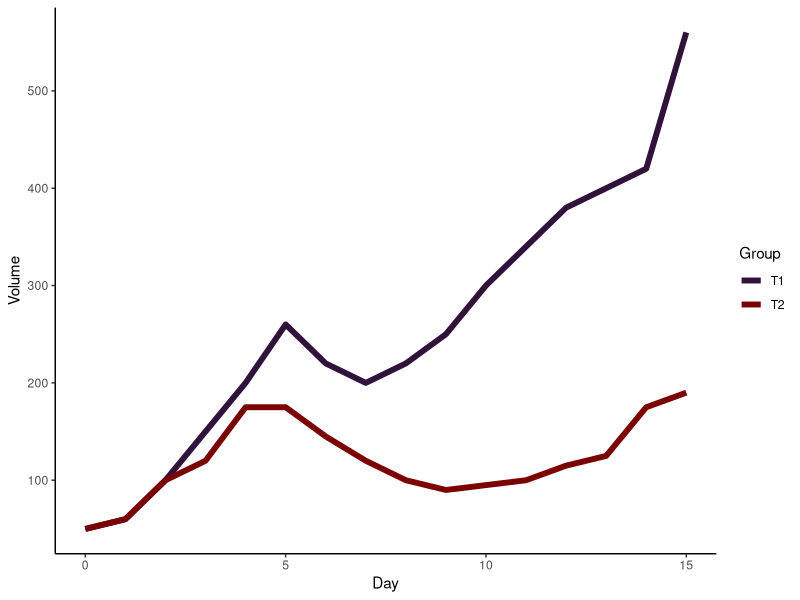
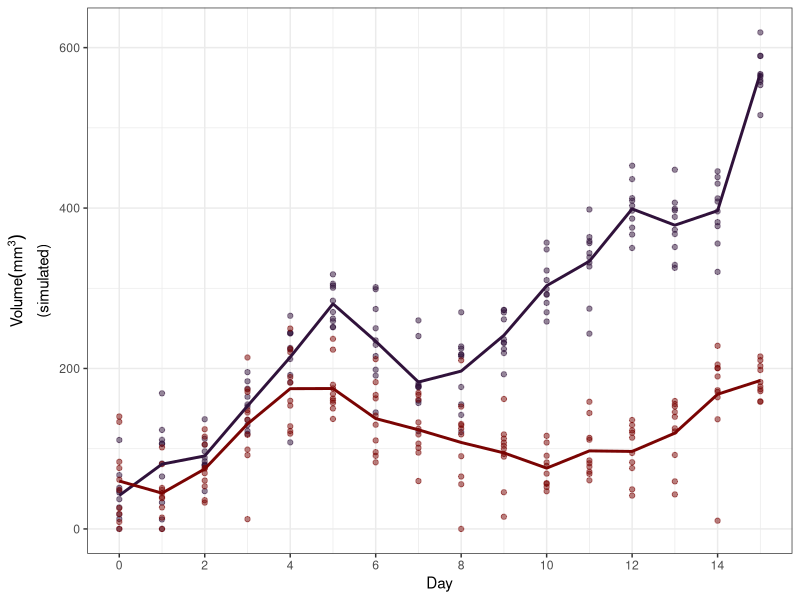
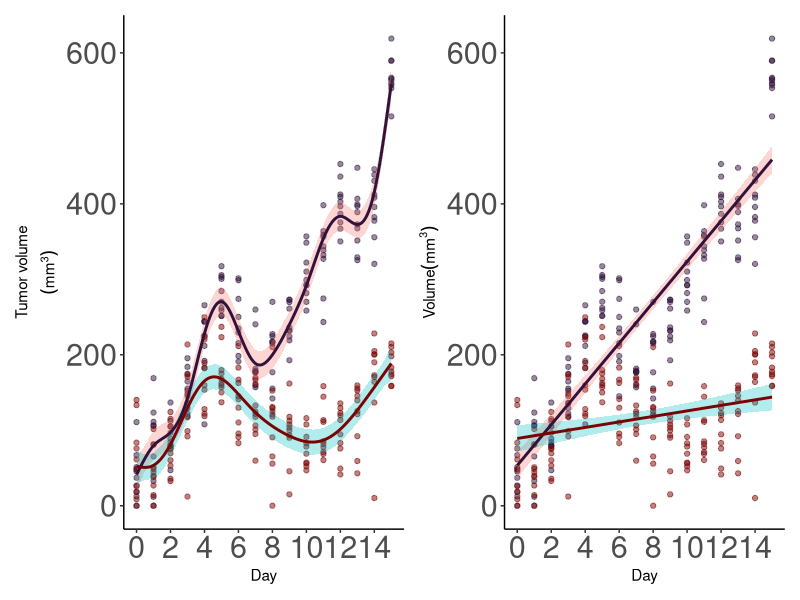

Write the R code that produced these figures, in order. (Note: this script raises an error after producing the figures.)
## Data follows the trends from:
## A Near-Infrared Phosphorescent
## Nanoprobe Enables Quantitative, Longitudinal Imaging of
## Tumor Hypoxia Dynamics during Radiotherapy
## --
## Zheng et. al.
## doi: 10.1158/0008-5472.CAN-19-0530

# required libraries
library(here)
library(ggplot2)
library(tidyverse)
library(mgcv)
library(patchwork)
library(viridis)
#####
data<-read.csv(here("data","tumor_data.csv")) #read data, mean tumor volume trend
data$Group<-as.factor(data$Group) #make Group a factor


#plot data
ggplot(data,aes(x=Day,y=Volume,group=Group,color=Group))+
    geom_line(size=2)+
    theme_classic()+
    scale_colour_viridis_d(option="turbo",end=1)

#This function simulates data for the tumor data using default parameters of 10 observations per timepoint (as in the
# paper)and Standard deviation (sd) of ~15%.
#Because tumor volume cannot go below 0%, data is  generated with a cutoff value of 0.0001 (the "StO2_sim")

simulate_data <- function(dat, n = 10, sd = 15) {
    dat_sim <- dat %>%
        slice(rep(1:n(), each = n)) %>%
        group_by(Group, Day) %>%
        mutate(
            Vol_sim = pmax(rnorm(n, Volume, sd), 0.0001),
            subject=rep(1:10),
            subject=factor(paste(subject, Group, sep = "-"))
        ) %>%
        ungroup()

    return(dat_sim)
}

n <- 10 #number of observations (from paper)
sd <- 40 #mm3 approximate sd from paper
dat_sim <- simulate_data(data, n, sd)
breaks_s<-c(0,2,4,6,8,10,12,14) #set tick marks

#plotting simulated data
ggplot(dat_sim, aes(x = Day, y = Vol_sim, color = Group)) +
    geom_point(show.legend=FALSE,size=1.5,alpha=0.5)+
    stat_summary(aes(y = Vol_sim,
                     group=Group),
                 fun=mean, geom="line",size=1,show.legend = FALSE)+
    labs(y=expression(atop(Volume (mm^3),'(simulated)')))+
    theme_classic()+
    theme(
        axis.text=element_text(size=22)
    )+
    scale_x_continuous(breaks=breaks_s)+
    theme_bw()+
    scale_colour_viridis_d(option="turbo",end=1)


##### fit GAM and rm-ANOVA

#GAM for tumor Volume: smooth over time for each group, 10 knots

gam1 <- gam(Vol_sim ~ Group+s(Day, by = Group, k = 10),
          method='REML',
          data  = dat_sim)



#linear model, a rm-ANOVA model for time, group and their interaction

lm1<-lm(Vol_sim ~ Day + Group + Day * Group, data = dat_sim)


#creates a dataframe using the length of the covariates for the GAM
gam_predict <- expand_grid(Group = factor(c("T1", "T2")),
                           Day = seq(0, 15, by = 0.1),
                           subject=factor(rep(1:10)))

#creates a dataframe using the length of the covariates for rm-ANOVA
lm_predict<-expand_grid(Group = factor(c("T1", "T2")),
                        Day = c(0:15),
                        subject=factor(rep(1:10)),
)
lm_predict$subject<-factor(paste(lm_predict$subject, lm_predict$Group, sep = "-"))

#adds the predictions to the grid and creates a confidence interval for GAM
gam_predict<-gam_predict%>%
    mutate(fit = predict(gam1,gam_predict,se.fit = TRUE,type='response')$fit,
           se.fit = predict(gam1, gam_predict,se.fit = TRUE,type='response')$se.fit)

#using lm
lm_predict<-lm_predict%>%
    mutate(fit = predict(lm1,lm_predict,se.fit = TRUE,type='response')$fit,
           se.fit = predict(lm1, lm_predict,se.fit = TRUE,type='response')$se.fit)

#plot smooths and confidence interval for GAM
f3<-ggplot(data=dat_sim, aes(x=Day, y=Vol_sim, group=Group)) +
    geom_point(aes(color=Group),size=1.5,alpha=0.5,show.legend = FALSE)+
    geom_ribbon(aes( x=Day,ymin=(fit - 2*se.fit),
                     ymax=(fit + 2*se.fit),
                     fill=Group
    ),
    alpha=0.3,
    data=gam_predict,
    show.legend=FALSE,
    inherit.aes=FALSE) +
    geom_line(aes(y=fit,
                  color=Group),
              size=1,data=gam_predict,
              show.legend = FALSE)+
    #facet_wrap(~Group)+
    labs(y=expression(atop("Tumor volume", (mm^3))))+
    scale_x_continuous(breaks=breaks_s)+
    theme_classic()+
    theme(
        axis.text=element_text(size=22)
    )+
    scale_colour_viridis_d(option="turbo",end=1)


#plot linear fit for rm-ANOVA
f4<-ggplot(data=dat_sim, aes(x=Day, y=Vol_sim, group=Group)) +
    geom_point(aes(color=Group),size=1.5,alpha=0.5,show.legend = FALSE)+
    geom_ribbon(aes( x=Day,ymin=(fit - 2*se.fit),
                     ymax=(fit + 2*se.fit),fill=Group),
                alpha=0.3,
                data=lm_predict,
                show.legend = FALSE,
                inherit.aes=FALSE) +
    geom_line(aes(y=fit,
                  color=Group),
              size=1,data=lm_predict,
              show.legend = FALSE)+
    #facet_wrap(~Group)+
    labs(y=expression(paste('Volume'(mm^3))))+
    scale_x_continuous(breaks=breaks_s)+
    theme_classic()+
    theme(
        axis.text=element_text(size=22)
    )+
    scale_colour_viridis_d(option="turbo",end=1)

#plot both models
f3+f4

#posthoc comparisons for the linear model
library(emmeans)

emmeans(lm1,)


######pairwise comparisons for GAM######

##Pairwise comparisons

pdat <- expand.grid(Day = seq(0, 15, length = 400),
                    Group = c('T1', 'T2'))

#this function takes the model, grid and groups to be compared using the lpmatrix

smooth_diff <- function(model, newdata, g1, g2, alpha = 0.05,
                        unconditional = FALSE) {
    xp <- predict(model, newdata = newdata, type = 'lpmatrix')
    #Find columns in xp where the name contains "Control" and "Treatment"
    col1 <- grepl(g1, colnames(xp))
    col2 <- grepl(g2, colnames(xp))
    #Find rows in xp that correspond to each treatment
    row1 <- with(newdata, Group == g1)
    row2 <- with(newdata, Group == g2)
    ## difference rows of xp for data from comparison
    X <- xp[row1, ] - xp[row2, ]
    ## zero out cols of X related to splines for other lochs
    X[, ! (col1 | col2)] <- 0
    ## zero out the parametric cols
    #X[, !grepl('^s\\(', colnames(xp))] <- 0
    dif <- X %*% coef(model)
    se <- sqrt(rowSums((X %*% vcov(model, unconditional = unconditional)) * X))
    crit <- qt(alpha/2, df.residual(model), lower.tail = FALSE)
    upr <- dif + (crit * se)
    lwr <- dif - (crit * se)
    data.frame(pair = paste(g1, g2, sep = '-'),
               diff = dif,
               se = se,
               upper = upr,
               lower = lwr)
}

comp1<-smooth_diff(gam1,pdat,'T1','T2')

comp_Vol_sim <- cbind(Day = seq(0, 15, length = 400),
                        rbind(comp1)) %>%
    mutate(interval=case_when(
        upper>0 & lower<0~"no-diff",
        upper<0~"less",
        lower>0~"greater"
    ))

#function to obtain values for the shading regions
pairwise_limits<-function(dataframe){
    #extract values where the lower limit of the ribbon is greater than zero
    #this is the region where the control group effect is greater
    v1<-dataframe%>%
        filter(lower>0)%>%
        select(Day)
    #get day  initial value
    init1=v1$Day[[1]]
    #get day final value
    final1=v1$Day[[nrow(v1)]]

    my_list<-list(
                  init1=init1,
                  final1=final1)
    return(my_list)
}

my_list<-pairwise_limits(comp_Vol_sim)
rib_col<-'#EDD03AFF' #color for ribbon

ggplot(comp_Vol_sim, aes(x = Day, y = diff, group = pair))+
     geom_ribbon(aes(ymin = lower, ymax = upper),
                alpha = 0.5,
                fill=rib_col) +
    geom_line(data=comp_Vol_sim,aes(y=0),size=0.5)+
    geom_line(color='black',size=1) +
    facet_wrap(~ pair) +
    theme_classic()+
    labs(x = 'Days', y = expression(paste('Difference in StO'[2] )))+
    scale_x_continuous(breaks=c(0,2,5,7,10))+
    theme(
        text=element_text(size=18),
        legend.title=element_blank()
    )

c1<-ggplot(comp_Vol_sim, aes(x = Day, y = diff, group = pair)) +
    annotate("rect",
             xmin =my_list$init1, xmax =my_list$final1,ymin=-Inf,ymax=Inf,
             fill='#30123BFF',
             alpha = 0.5,
    ) +
    annotate("text",
             x=7,
             y=300,
             label="T1>T2",
             size=8,
             angle=0
    )+
    geom_ribbon(aes(ymin = lower, ymax = upper),
                alpha = 0.5,
                fill=rib_col) +
    geom_line(data=comp_Vol_sim,aes(y=0),size=0.5)+
    geom_line(color='black',size=1) +
    facet_wrap(~ pair) +
    theme_classic()+
    labs(x = 'Days', y = expression(paste('Difference in tumor volume' )))+
    scale_x_continuous(breaks=breaks_s)+
    theme(
        text=element_text(size=18),
        legend.title=element_blank()
    )
c1

n_time = 6
x <- seq(1,6, length.out = n_time)
y<-sin(x+6)

vals<-tibble(x,y)

ggplot(vals,aes(x=x,y=y))+geom_smooth()
